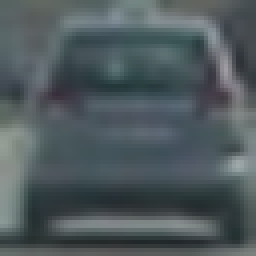
#> input picture training_ds/vehicles/GTI_Far/image0003.png, 64 x 64 px (shown 4 times larger); its folder holds only this picture in this run
$ jupyter execute --allow-errors Vehicle_Detection.ipynb   (shell and % lines are left out)   (older library calls are emulated)
#> lines starting #> are read from the running program, lines starting #| are printed output that depends on the picture
## Importing python packages

[cell 1]
import numpy as np
import cv2
import glob, time, pickle
import matplotlib.image as mpimg
import matplotlib.pyplot as plt

from skimage.feature import hog
from sklearn.svm import LinearSVC
from sklearn.preprocessing import StandardScaler
from sklearn.model_selection import train_test_split

from scipy.ndimage.measurements import label
from moviepy.editor import VideoFileClip
from IPython.display import HTML

## Reading Training dataset

[cell 2]
car_imgs = glob.glob('training_ds/vehicles/**/*.png')
noncar_imgs = glob.glob('training_ds/non-vehicles/**/*.png')


print("No.Of. Car Imgs:", len(car_imgs))
print("No.Of. non Car Imgs:", len(noncar_imgs))

## Visualizing few Training samples

#> (a cell that did not finish here is left out)

## Method to transform input image to HOG (Histogram of Oriented Gradinets) image

[cell 4]
def extract_hog_features(img, orient, pix_per_cell, cell_per_block,
                        vis=False, feature_vec=True):
    # Call with two outputs if vis==True
    if vis == True:
        features, hog_image = hog(img, orientations=orient,
                                  pixels_per_cell=(pix_per_cell, pix_per_cell),
                                  cells_per_block=(cell_per_block, cell_per_block),
                                  transform_sqrt=False,
                                  visualise=vis, feature_vector=feature_vec)
        return features, hog_image
    # Otherwise call with one output
    else:
        features = hog(img, orientations=orient,
                       pixels_per_cell=(pix_per_cell, pix_per_cell),
                       cells_per_block=(cell_per_block, cell_per_block),
                       transform_sqrt=False,
                       visualise=vis, feature_vector=feature_vec)
        return features

## Visulaizing HOG image

#> (a cell that did not finish here is left out)

## Extracting HOG features from Array of images

[cell 6]
# Function to extract features from a list of image locations

def hog_features(imgs, color_space='RGB', orient=9,
                        pix_per_cell=8, cell_per_block=2, hog_ch=0):
    # Create a list to append feature vectors to
    features = []
    # Iterate through the list of images
    for file in imgs:
        # Read in each one by one
        image = mpimg.imread(file)
        # apply color conversion if other than 'RGB'
        if color_space != 'RGB':
            if color_space == 'HSV':
                feature_image = cv2.cvtColor(image, cv2.COLOR_RGB2HSV)
            elif color_space == 'LUV':
                feature_image = cv2.cvtColor(image, cv2.COLOR_RGB2LUV)
            elif color_space == 'HLS':
                feature_image = cv2.cvtColor(image, cv2.COLOR_RGB2HLS)
            elif color_space == 'YUV':
                feature_image = cv2.cvtColor(image, cv2.COLOR_RGB2YUV)
            elif color_space == 'YCrCb':
                feature_image = cv2.cvtColor(image, cv2.COLOR_RGB2YCrCb)
        else: feature_image = np.copy(image)

        # Calling hog_features_list() with vis=False, feature_vec=True
        if hog_ch == 'ALL':
            hog_ftrs = []
            for channel in range(feature_image.shape[2]):
                hog_ftrs.append(extract_hog_features(feature_image[:,:,channel], orient, pix_per_cell, cell_per_block,
                                                      vis=False, feature_vec=True))
            hog_ftrs = np.ravel(hog_ftrs)
        else:
            hog_ftrs = get_hog_features(feature_image[:,:,hog_channel], orient,
                        pix_per_cell, cell_per_block, vis=False, feature_vec=True)

        # Append every new hog_ftrs to features list
        features.append(hog_ftrs)

    # Return list of feature vectors
    return features

## Extracting input data set features

[cell 7]
# Can be RGB, HSV, LUV, HLS, YUV, YCrCb
colorspace = 'YUV'
orient = 11
pix_per_cell = 16
cell_per_block = 2

 # Can be 0, 1, 2, or "ALL"
hog_channel = 'ALL'

car_features = hog_features(car_imgs, color_space=colorspace, orient=orient,
                        pix_per_cell=pix_per_cell, cell_per_block=cell_per_block,
                        hog_ch=hog_channel)
#> in hog_features, image is the input picture: shape (64, 64, 3) float32; mean R, G, B 0.309, 0.351, 0.365
#> in hog_features, `feature_image = cv2.cvtColor(image, cv2.COLOR_RGB2YUV)`: feature_image: shape (64, 64, 3) float32; mean of channels 0, 1, 2 0.34, 0.512, 0.473
#> after the loop in hog_features, `for channel in range(feature_image.shape[2]):`: hog_ftrs = 3 items
#> in hog_features, `hog_ftrs = np.ravel(hog_ftrs)`: hog_ftrs = 1188 values, max 0.561 at index 335, min 0 at index 298, mean 0.123
#> car_features = 2 items

noncar_features = hog_features(noncar_imgs, color_space=colorspace, orient=orient,
                        pix_per_cell=pix_per_cell, cell_per_block=cell_per_block,
                        hog_ch=hog_channel)

# Create an array stack of hog feature vectors
#> (the rest of this cell did not finish here and is left out)

## Labeling input image HOG feature sets

[cell 8]
# Define the labels vector
y = np.hstack((np.ones(len(car_features)), np.zeros(len(noncar_features))))
#> y = [1, 1]

## Train and Test sample randmo split

[cell 9]
# Split up data into randomized training and test sets
rand_state = np.random.randint(0, 100)
#> (the rest of this cell did not finish here and is left out)

## Train a Classifier

[cell 10]
# Use a linear SVC
svc = LinearSVC()
# Training time for the SVC
t0 = time.time()
#> (the rest of this cell did not finish here and is left out)

## Detecting Cars Using trained Classifier

[cell 11]
# Function that extracts features using hog sub-sampling and make predictions
def detect_cars(img, ystart, ystop, scale, color_space, hog_ch, svc, X_scaler, orient,
              pix_per_cell, cell_per_block, spatial_size, hist_bins, show_all_rectangles=False):

    # array of rectangles where cars were detected
    rects = []

    img = img.astype(np.float32)/255

    img_area_to_look = img[ystart:ystop,:,:]

    # apply color conversion if other than 'RGB'
    if color_space != 'RGB':
        if color_space == 'HSV':
            ct_to_look = cv2.cvtColor(img_area_to_look, cv2.COLOR_RGB2HSV)
        elif color_space == 'LUV':
            ct_to_look = cv2.cvtColor(img_area_to_look, cv2.COLOR_RGB2LUV)
        elif color_space == 'HLS':
            ct_to_look = cv2.cvtColor(img_area_to_look, cv2.COLOR_RGB2HLS)
        elif color_space == 'YUV':
            ct_to_look = cv2.cvtColor(img_area_to_look, cv2.COLOR_RGB2YUV)
        elif color_space == 'YCrCb':
            ct_to_look = cv2.cvtColor(img_area_to_look, cv2.COLOR_RGB2YCrCb)
    else: ct_to_look = np.copy(img)

    # rescale image if other than 1.0 scale
    if scale != 1:
        imshape = ct_to_look.shape
        ct_to_look = cv2.resize(ct_to_look, (np.int(imshape[1]/scale), np.int(imshape[0]/scale)))

    # select colorspace channel for HOG
    if hog_channel == 'ALL':
        ch1 = ct_to_look[:,:,0]
        ch2 = ct_to_look[:,:,1]
        ch3 = ct_to_look[:,:,2]
    else:
        ch1 = ct_to_look[:,:,hog_ch]

    # Define blocks and steps as above
    nx_blocks = (ch1.shape[1] // pix_per_cell)+1
    ny_blocks = (ch1.shape[0] // pix_per_cell)+1


    # SR = 64, with 8 cells and 8 pix per cell
    sr = 64
    nblks_per_window = (sr // pix_per_cell)-1
    cells_per_step = 2  # Instead of overlap, define how many cells to step
    nx_steps = (nx_blocks - nblks_per_window) // cells_per_step
    ny_steps = (ny_blocks - nblks_per_window) // cells_per_step

    # Compute individual channel HOG features for the entire image
    hog1 = extract_hog_features(ch1, orient, pix_per_cell, cell_per_block, feature_vec=False)

    if hog_ch == 'ALL':
        hog2 = extract_hog_features(ch2, orient, pix_per_cell, cell_per_block, feature_vec=False)
        hog3 = extract_hog_features(ch3, orient, pix_per_cell, cell_per_block, feature_vec=False)

    for xb in range(nx_steps):
        for yb in range(ny_steps):
            ypos = yb*cells_per_step
            xpos = xb*cells_per_step
            # Extract HOG for this patch
            hog_f1 = hog1[ypos:ypos + nblks_per_window, xpos:xpos + nblks_per_window].ravel()
            if hog_ch == 'ALL':
                hog_f2 = hog2[ypos:ypos+nblks_per_window, xpos:xpos+nblks_per_window].ravel()
                hog_f3 = hog3[ypos:ypos+nblks_per_window, xpos:xpos+nblks_per_window].ravel()
                hog_ftrs = np.hstack((hog_f1, hog_f2, hog_f3))
            else:
                hog_ftrs = hog_f1

            xleft = xpos*pix_per_cell
            ytop = ypos*pix_per_cell

            hog_ftrs = hog_ftrs.reshape(1, -1)
            test_prediction = svc.predict(hog_ftrs)

            if test_prediction == 1 or show_all_rectangles:
                xbox_left = np.int(xleft*scale)
                ytop_draw = np.int(ytop*scale)
                draw = np.int(sr*scale)
                rects.append(((xbox_left, ytop_draw+ystart),(xbox_left + draw,ytop_draw + draw + ystart)))

    return rects

## Sample classification on test image for Cars

[cell 12]
test_img = mpimg.imread('./test_images/test1.jpg')
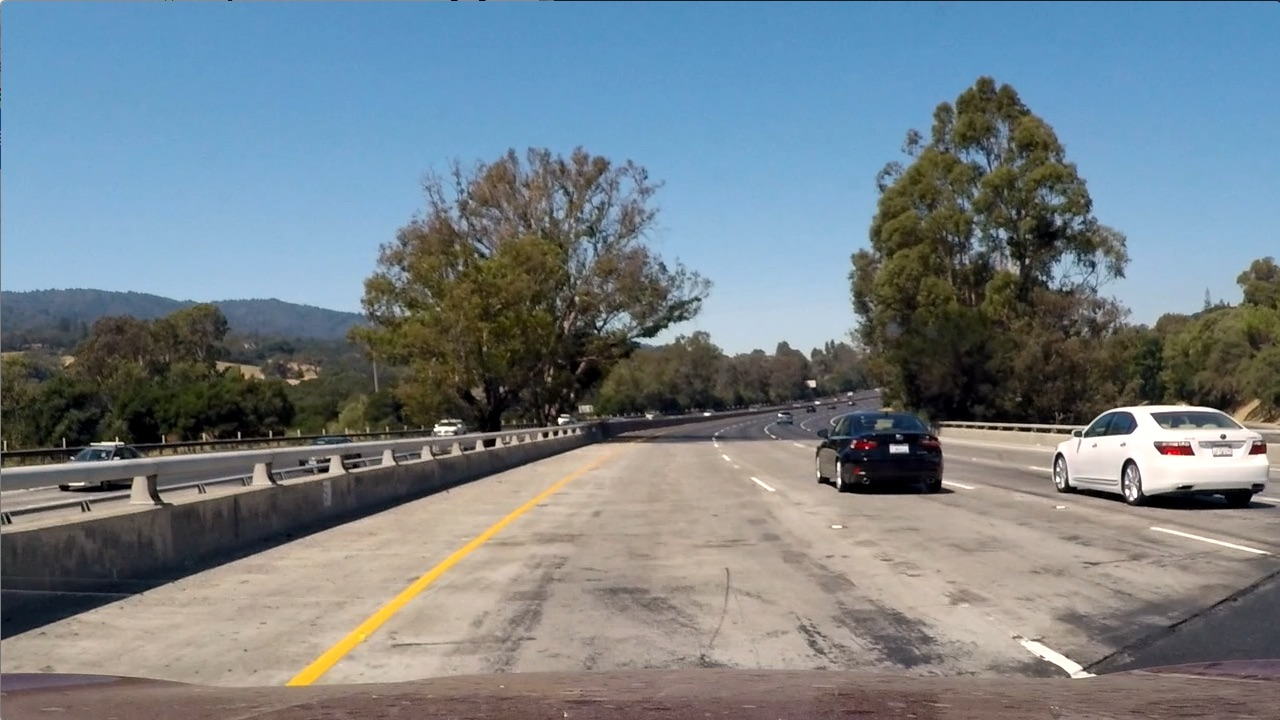
#> input picture test_images/test1.jpg, 1280 x 720 px
#> test_img is the input picture: shape (720, 1280, 3); mean R, G, B 117.5, 128.7, 135.5

ystart = 400
ystop = 656
scale = 1.5
colorspace = 'YUV'
orient = 11
pix_per_cell = 16
cell_per_block = 2
hog_ch = 'ALL'

#> (the rest of this cell did not finish here and is left out)

#> in detect_cars, `img = img.astype(np.float32)/255`:
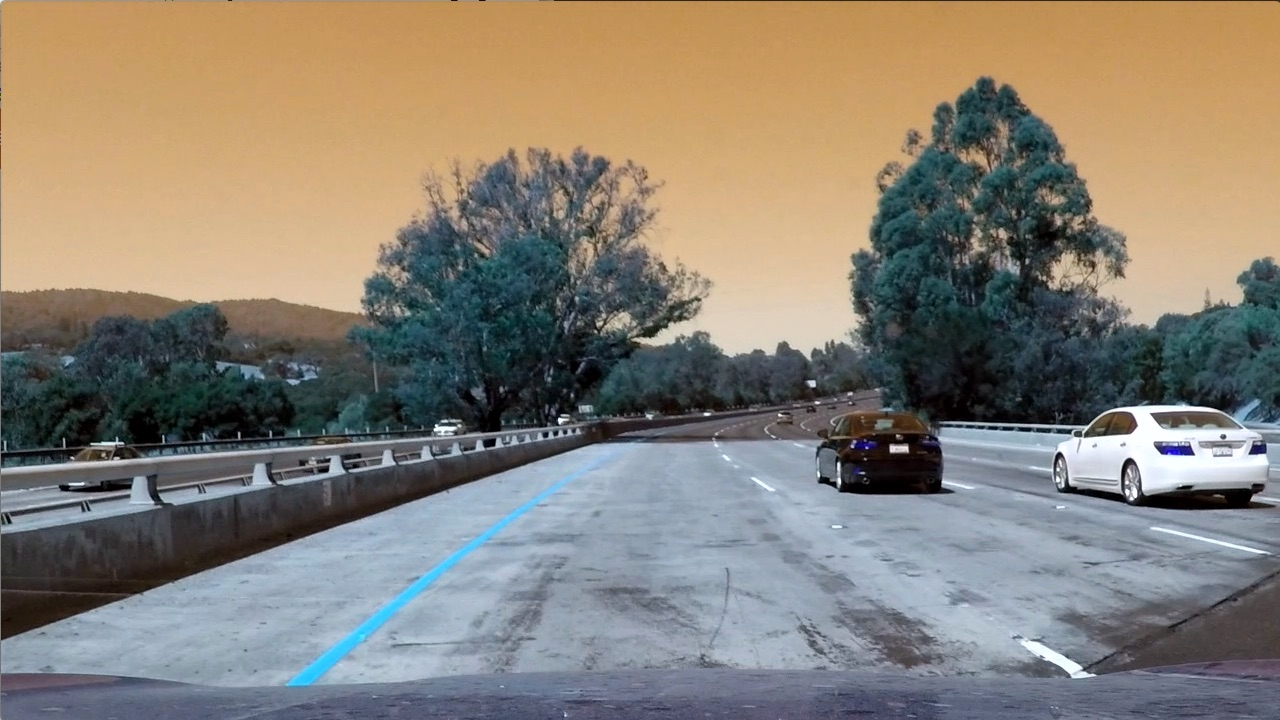
#> img: shape (720, 1280, 3) float32; mean of channels 0, 1, 2 0.461, 0.505, 0.532; drawn as B, G, R
#> in detect_cars, `ct_to_look = cv2.cvtColor(img_area_to_look, cv2.COLOR_RGB2YUV)`: ct_to_look: shape (256, 1280, 3) float32; mean of channels 0, 1, 2 0.508, 0.477, 0.529
#> in detect_cars, `ct_to_look = cv2.resize(ct_to_look, (np.int(imshape[1]/scale), np.int(..`: ct_to_look: shape (170, 853, 3) float32; mean of channels 0, 1, 2 0.508, 0.477, 0.529
#> in detect_cars, `ch1 = ct_to_look[:,:,0]`:
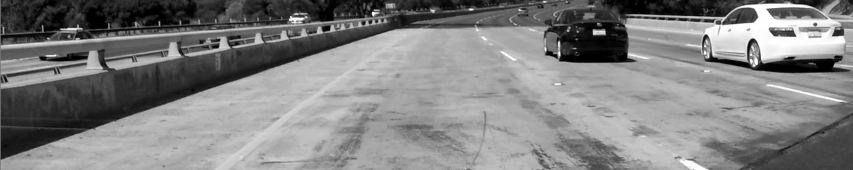
#> ch1: shape (170, 853) float32; min 0, max 1, mean 0.508
#> in detect_cars, `ch3 = ct_to_look[:,:,2]`:
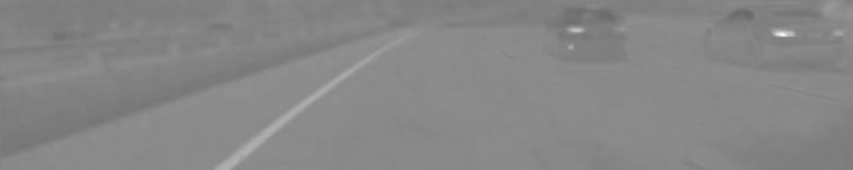
#> ch3: shape (170, 853) float32; min 0.416, max 0.981, mean 0.529
#> after the loop in detect_cars, `for xb in range(nx_steps):`: rects = []

print(len(rectangles), 'rectangles found in image')

## Drawing bounding box on detected objects (Car) in a given image

[cell 13]
# Here is your draw_boxes function from the previous exercise
def draw_bbox(img, bboxes, color=(0, 0, 255), thick=5):

    # Copy of ip image
    imcopy = np.copy(img)
    random_color = False

    # Run through the bounding boxes
    for bbox in bboxes:
        if color == 'random' or random_color:
            color = (np.random.randint(0,255), np.random.randint(0,255), np.random.randint(0,255))
            random_color = True

        # Draw a rectangle using opencv cv2.rectangle with bbox coordinates
        cv2.rectangle(imcopy, bbox[0], bbox[1], color, thick)

    return imcopy

#> (a cell that did not finish here is left out)

## Calling detect cars using different window size

[cell 15]
test_img = mpimg.imread('./test_images/test1.jpg')

rects = []

ystart = 400
ystop = 496
scale = 1.5
#> (the rest of this cell did not finish here and is left out)

#> call 2 of detect_cars, with ystart = 400, ystop = 496, scale = 1.5, color_space = 'YUV', hog_ch = 'ALL', orient = 11, pix_per_cell = 16, cell_per_block = 2
#> in detect_cars (call 2), `ct_to_look = cv2.cvtColor(img_area_to_look, cv2.COLOR_RGB2YUV)`: ct_to_look: shape (96, 1280, 3) float32; mean of channels 0, 1, 2 0.407, 0.485, 0.519
#> in detect_cars (call 2), `ct_to_look = cv2.resize(ct_to_look, (np.int(imshape[1]/scale), np.int(..`: ct_to_look: shape (64, 853, 3) float32; mean of channels 0, 1, 2 0.406, 0.485, 0.519
#> in detect_cars (call 2), `ch1 = ct_to_look[:,:,0]`:
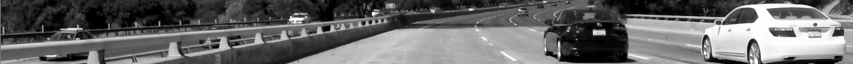
#> ch1: shape (64, 853) float32; min 0, max 1, mean 0.406
#> in detect_cars (call 2), `ch3 = ct_to_look[:,:,2]`:
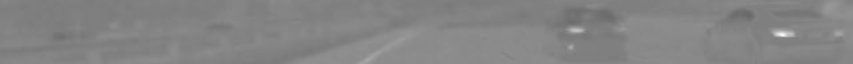
#> ch3: shape (64, 853) float32; min 0.416, max 0.974, mean 0.519
ystart = 432
ystop = 528
scale = 1.5
rects.append(detect_cars(test_img, ystart, ystop, scale, colorspace, hog_ch, svc, None,
                       orient, pix_per_cell, cell_per_block, None, None, show_all_rectangles=True))

rectangles = [item for sublist in rects for item in sublist]
test_img_rects = draw_bbox(test_img, rectangles, color=(0,222,22), thick=2)
plt.figure(figsize=(10,10))
plt.imshow(test_img_rects)
print('Number of boxes: ', len(rectangles))

## Combining Various Sliding Windows

[cell 16]
test_img = mpimg.imread('./test_images/test1.jpg')

rectangles = []

color_space = 'YUV'
orient = 11
pix_per_cell = 16
cell_per_block = 2
hog_ch = 'ALL'


ystart = 400
ystop = 464
scale = 1.0
#> (the rest of this cell did not finish here and is left out)

#> call 3 of detect_cars, with ystart = 400, ystop = 464, scale = 1, color_space = 'YUV', hog_ch = 'ALL', orient = 11, pix_per_cell = 16, cell_per_block = 2
#> in detect_cars (call 3), `img_area_to_look = img[ystart:ystop,:,:]`:
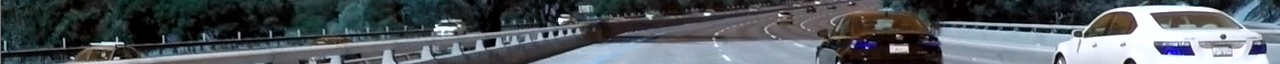
#> img_area_to_look: shape (64, 1280, 3) float32; mean of channels 0, 1, 2 0.374, 0.354, 0.33; drawn as B, G, R
#> in detect_cars (call 3), `ct_to_look = cv2.cvtColor(img_area_to_look, cv2.COLOR_RGB2YUV)`: ct_to_look: shape (64, 1280, 3) float32; mean of channels 0, 1, 2 0.357, 0.487, 0.515
#> in detect_cars (call 3), `ch1 = ct_to_look[:,:,0]`:
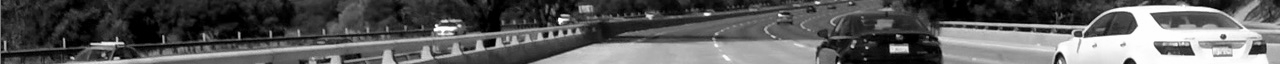
#> ch1: shape (64, 1280) float32; min 0, max 1, mean 0.357
#> in detect_cars (call 3), `ch2 = ct_to_look[:,:,1]`:
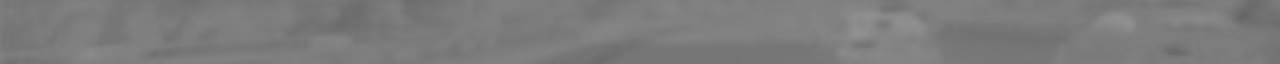
#> ch2: shape (64, 1280) float32; min 0.402, max 0.568, mean 0.487
#> in detect_cars (call 3), `ch3 = ct_to_look[:,:,2]`:
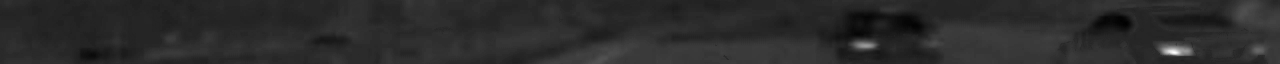
#> ch3: shape (64, 1280) float32; min 0.413, max 1, mean 0.515; drawn with min black and max white
ystart = 416
ystop = 480
scale = 1.0
rectangles.append(detect_cars(test_img, ystart, ystop, scale, color_space, hog_ch, svc, None,
                       orient, pix_per_cell, cell_per_block, None, None))
ystart = 400
ystop = 496
scale = 1.5
rectangles.append(detect_cars(test_img, ystart, ystop, scale, color_space, hog_ch, svc, None,
                       orient, pix_per_cell, cell_per_block, None, None))
ystart = 432
ystop = 528
scale = 1.5
rectangles.append(detect_cars(test_img, ystart, ystop, scale, color_space, hog_ch, svc, None,
                       orient, pix_per_cell, cell_per_block, None, None))
ystart = 400
ystop = 528
scale = 2.0
rectangles.append(detect_cars(test_img, ystart, ystop, scale, color_space, hog_ch, svc, None,
                       orient, pix_per_cell, cell_per_block, None, None))
ystart = 432
ystop = 560
scale = 2.0
rectangles.append(detect_cars(test_img, ystart, ystop, scale, color_space, hog_ch, svc, None,
                       orient, pix_per_cell, cell_per_block, None, None))
ystart = 400
ystop = 596
scale = 3.5
rectangles.append(detect_cars(test_img, ystart, ystop, scale, color_space, hog_ch, svc, None,
                       orient, pix_per_cell, cell_per_block, None, None))
ystart = 464
ystop = 660
scale = 3.5
rectangles.append(detect_cars(test_img, ystart, ystop, scale, color_space, hog_ch, svc, None,
                       orient, pix_per_cell, cell_per_block, None, None))

# apparently this is the best way to flatten a list of lists
rectangles = [item for sublist in rectangles for item in sublist]
test_img_rects = draw_bbox(test_img, rectangles, color='random', thick=3)
plt.figure(figsize=(10,10))
plt.imshow(test_img_rects)

## HearMap

[cell 17]
def heat_map(heatmap, bb_list):

    for box in bb_list:
        # Add += 1 for all pixels inside each bbox
        heatmap[box[0][1]:box[1][1], box[0][0]:box[1][0]] += 1

    # Return updated heatmap
    return heatmap

[cell 18]
# Test out the heatmap
heat_map_img = np.zeros_like(test_img[:,:,0])
heat_map_img = heat_map(heat_map_img, rectangles)
#> after the loop in heat_map, `for box in bb_list:`: heatmap: shape (720, 1280); every value is 0
plt.figure(figsize=(10,10))
#> (this line was passed over: IPython is not available in this run)
plt.imshow(heat_map_img, cmap='hot')
#> (this line was passed over: IPython is not available in this run)

## Apply Threshold to Hear Map

[cell 19]
def apply_thr(heatmap, threshold):

    # Zero out pixels below the threshold
    heatmap[heatmap <= threshold] = 0

    return heatmap

heat_map_img = apply_thr(heat_map_img, 1)
plt.figure(figsize=(10,10))
#> (this line was passed over: IPython is not available in this run)
plt.imshow(heat_map_img, cmap='hot')
#> (this line was passed over: IPython is not available in this run)

## Apply SciPy labels

[cell 20]
labels = label(heat_map_img)
plt.figure(figsize=(10,10))
#> (this line was passed over: IPython is not available in this run)
plt.imshow(labels[0], cmap='gray')
#> (this line was passed over: IPython is not available in this run)
print(labels[1], 'cars found')
#| 0 cars found

# Draw BB for labesl extracted

[cell 21]
def draw_bboxes_for_labeled(img, labels):
    # Iterate through all detected cars
    rects = []
    for car_number in range(1, labels[1]+1):
        # Find pixels with each car_number label value
        non_zero = (labels[0] == car_number).nonzero()
        # Identify x and y values of those pixels
        nonzeroy = np.array(non_zero[0])
        nonzerox = np.array(non_zero[1])
        # Define a bounding box based on min/max of x and y
        bbox = ((np.min(nonzerox), np.min(nonzeroy)), (np.max(nonzerox), np.max(nonzeroy)))
        rects.append(bbox)
        # Draw the box on the image
        cv2.rectangle(img, bbox[0], bbox[1], (0,0,255), 6)
    # Return the image and final rectangles
    return img, rects

# Draw bounding boxes on a copy of the image
draw_img, rect = draw_bboxes_for_labeled(np.copy(test_img), labels)
#> rect = []
# Display the image
plt.figure(figsize=(10,10))
#> (this line was passed over: IPython is not available in this run)
plt.imshow(draw_img)
